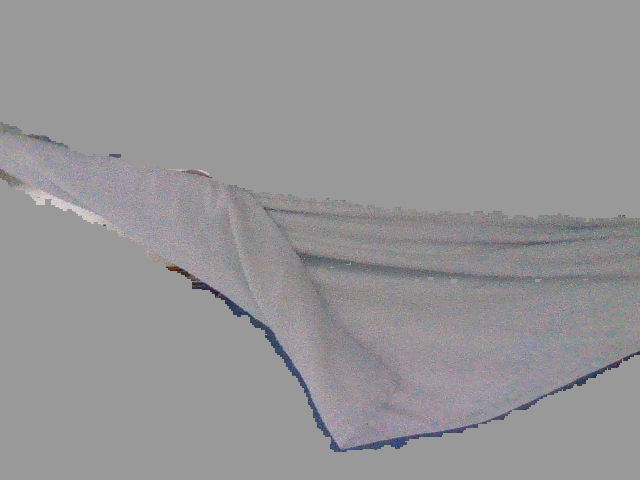
#> input picture images/test/filtered0.png, 640 x 480 px, found by its file name; its folder holds 4 pictures in this run
$ python convertCvMatBlack.py
#> lines starting #> are read from the running program, lines starting #| are printed output that depends on the picture
#!/usr/bin/env python
import os
import cv2
import numpy as np


#base_path = "/home/laus/uni/thesis/TowelGripper/catkin_ws/src/pick_point_finder/images/"
base_path = "/home/laus/uni/thesis/TowelCam/images/test"
imgs = os.listdir(base_path)


grey_pixel = np.zeros((1,1,3), np.uint8)
grey_pixel = (153, 153, 153)
black_pixel = np.zeros((1,1,3), np.uint8)
black_pixel = (0, 0, 0)
# pixel_val = [153 153 153]
print(grey_pixel)

# print(img[0,0])

for i in range(len(imgs)):
    print(i)
    print(os.path.join(base_path, imgs[i]))
    img_path = os.path.join(base_path, imgs[i])
    img = cv2.imread(img_path)
#> img is the input picture: shape (480, 640, 3); mean B, G, R 150.6, 148.9, 150
    #cv2.imshow("test", img)
    #cv2.waitKey(0)
    h,w,_ = img.shape
#> h = 480; w = 640
    for j in range(h):
        for k in range(w):
            #print(img[j,k])
            #print(img[j,k] == grey_pixel)
            #print(k)
            if (img[j,k] == grey_pixel).all():
                #print("hello")
                img[j,k] = black_pixel
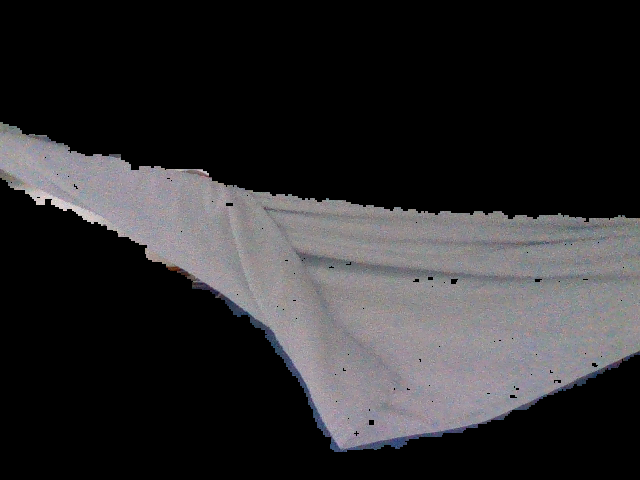
#> img: shape (480, 640, 3); mean B, G, R 46.6, 45, 46
                #print(img[j,k])
    # cv2.imshow("test", img)
    # cv2.waitKey(0)
    cv2.imwrite(img_path, img)
#> pass 2 of the loop `for i in range(len(imgs)):`:
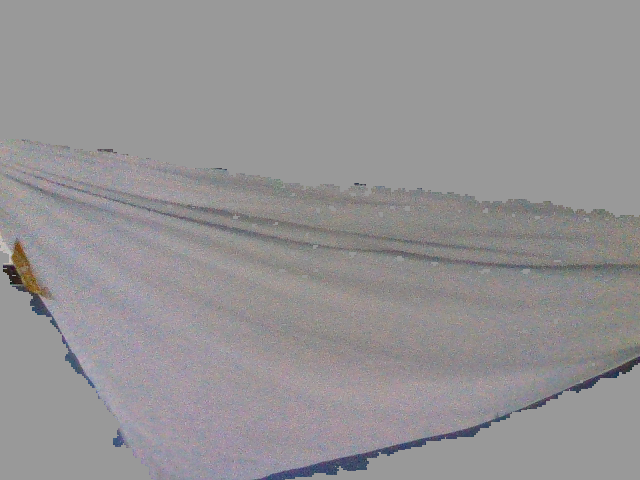
#> input picture images/test/filtered1.png, 640 x 480 px, found by its file name
#> img is the input picture: shape (480, 640, 3); mean B, G, R 148.5, 146.9, 149.2
#> after the loop `for j in range(h):`:
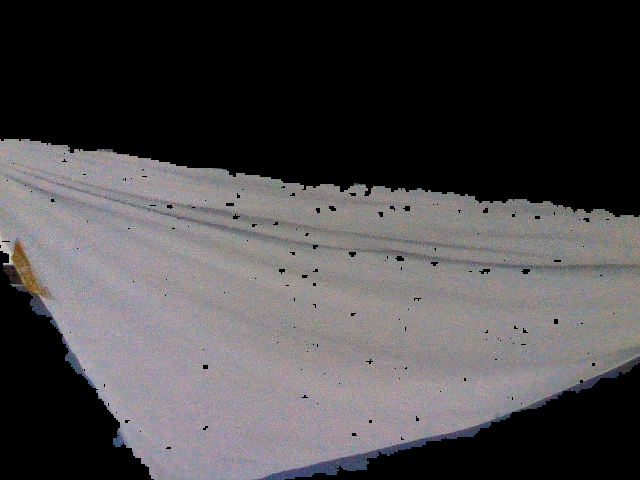
#> img: shape (480, 640, 3); mean B, G, R 73.4, 71.7, 74
#> pass 3 of the loop `for i in range(len(imgs)):`:
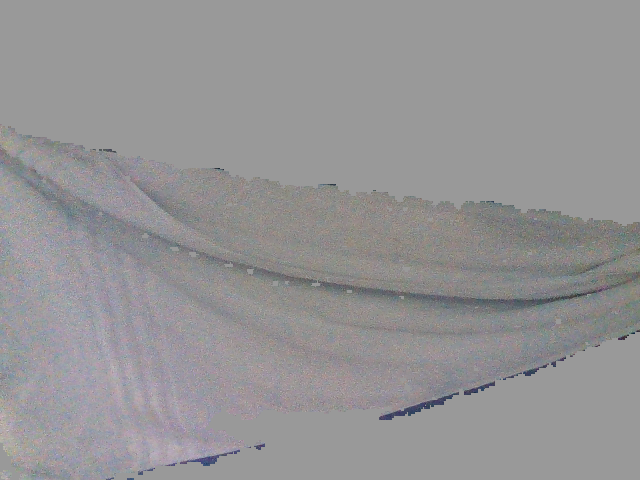
#> input picture images/test/filtered13.png, 640 x 480 px, found by its file name
#> img is the input picture: shape (480, 640, 3); mean B, G, R 149.2, 147.8, 149
#> after the loop `for j in range(h):`:
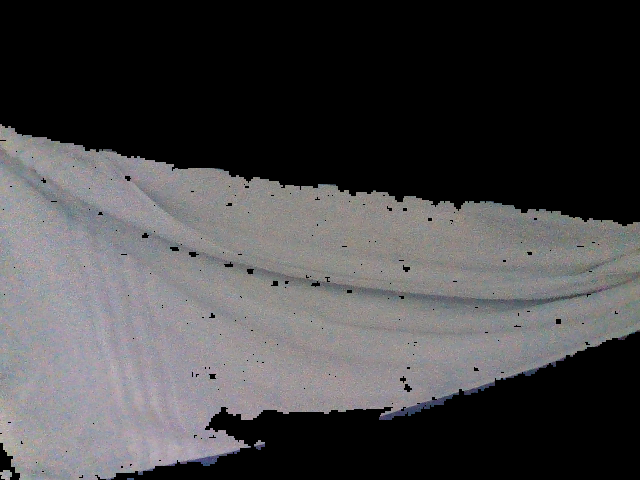
#> img: shape (480, 640, 3); mean B, G, R 71.2, 69.8, 71
#> the loop made 4 passes; the first 3 are shown
